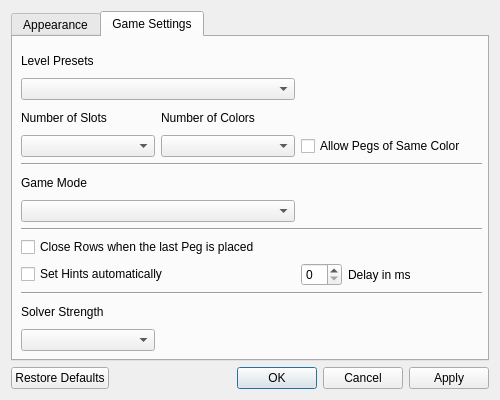
<?xml version="1.0" encoding="UTF-8"?>
<ui version="4.0">
 <class>PrefDialog</class>
 <widget class="QDialog" name="PrefDialog">
  <property name="windowModality">
   <enum>Qt::ApplicationModal</enum>
  </property>
  <property name="geometry">
   <rect>
    <x>0</x>
    <y>0</y>
    <width>500</width>
    <height>400</height>
   </rect>
  </property>
  <property name="windowTitle">
   <string>Preferences</string>
  </property>
  <property name="windowIcon">
   <iconset resource="resource.qrc">
    <normaloff>:/img/configure.png</normaloff>:/img/configure.png</iconset>
  </property>
  <property name="modal">
   <bool>true</bool>
  </property>
  <layout class="QVBoxLayout" name="verticalLayout_4">
   <item>
    <widget class="QTabWidget" name="mTabsWg">
     <property name="currentIndex">
      <number>1</number>
     </property>
     <widget class="QWidget" name="mAppearanceTab">
      <attribute name="title">
       <string>Appearance</string>
      </attribute>
      <widget class="QGroupBox" name="mControlsGb">
       <property name="geometry">
        <rect>
         <x>10</x>
         <y>10</y>
         <width>451</width>
         <height>118</height>
        </rect>
       </property>
       <property name="toolTip">
        <string/>
       </property>
       <property name="title">
        <string>Controls</string>
       </property>
       <layout class="QVBoxLayout" name="verticalLayout">
        <item>
         <widget class="QCheckBox" name="mMenuBarCb">
          <property name="sizePolicy">
           <sizepolicy hsizetype="Maximum" vsizetype="Fixed">
            <horstretch>0</horstretch>
            <verstretch>0</verstretch>
           </sizepolicy>
          </property>
          <property name="toolTip">
           <string>Show or hide the Menubar.</string>
          </property>
          <property name="text">
           <string>Show Menubar</string>
          </property>
         </widget>
        </item>
        <item>
         <widget class="QCheckBox" name="mToolBarCb">
          <property name="sizePolicy">
           <sizepolicy hsizetype="Maximum" vsizetype="Fixed">
            <horstretch>0</horstretch>
            <verstretch>0</verstretch>
           </sizepolicy>
          </property>
          <property name="toolTip">
           <string>Show or hide the Toolbar.</string>
          </property>
          <property name="text">
           <string>Show Toolbar</string>
          </property>
         </widget>
        </item>
        <item>
         <widget class="QCheckBox" name="mStatusBarCb">
          <property name="sizePolicy">
           <sizepolicy hsizetype="Maximum" vsizetype="Fixed">
            <horstretch>0</horstretch>
            <verstretch>0</verstretch>
           </sizepolicy>
          </property>
          <property name="toolTip">
           <string>Show or hide the Statusbar.</string>
          </property>
          <property name="text">
           <string>Show Statusbar</string>
          </property>
         </widget>
        </item>
       </layout>
      </widget>
      <widget class="QGroupBox" name="mIndicatorsGb">
       <property name="geometry">
        <rect>
         <x>10</x>
         <y>140</y>
         <width>451</width>
         <height>171</height>
        </rect>
       </property>
       <property name="title">
        <string>Indicators</string>
       </property>
       <layout class="QVBoxLayout" name="verticalLayout_2">
        <item>
         <widget class="QCheckBox" name="mShowIndicatorsCb">
          <property name="sizePolicy">
           <sizepolicy hsizetype="Maximum" vsizetype="Fixed">
            <horstretch>0</horstretch>
            <verstretch>0</verstretch>
           </sizepolicy>
          </property>
          <property name="toolTip">
           <string>If this option is checked, an indicator
inside each peg is displayed.</string>
          </property>
          <property name="text">
           <string>Show Indicators inside pegs</string>
          </property>
         </widget>
        </item>
        <item>
         <layout class="QVBoxLayout" name="verticalLayout_3">
          <property name="leftMargin">
           <number>30</number>
          </property>
          <item>
           <widget class="QRadioButton" name="mLettersRb">
            <property name="sizePolicy">
             <sizepolicy hsizetype="Maximum" vsizetype="Fixed">
              <horstretch>0</horstretch>
              <verstretch>0</verstretch>
             </sizepolicy>
            </property>
            <property name="toolTip">
             <string>Use unique letters as indicators.</string>
            </property>
            <property name="text">
             <string>Letter Indicators</string>
            </property>
           </widget>
          </item>
          <item>
           <widget class="QRadioButton" name="mNumbersRb">
            <property name="sizePolicy">
             <sizepolicy hsizetype="Maximum" vsizetype="Fixed">
              <horstretch>0</horstretch>
              <verstretch>0</verstretch>
             </sizepolicy>
            </property>
            <property name="toolTip">
             <string>Use unique numbers as indicators.</string>
            </property>
            <property name="text">
             <string>Number Indicators</string>
            </property>
           </widget>
          </item>
          <item>
           <widget class="QCheckBox" name="mHideColorsCb">
            <property name="sizePolicy">
             <sizepolicy hsizetype="Maximum" vsizetype="Fixed">
              <horstretch>0</horstretch>
              <verstretch>0</verstretch>
             </sizepolicy>
            </property>
            <property name="toolTip">
             <string>Use the same neutral background color for each peg,
when indicators are shown.</string>
            </property>
            <property name="text">
             <string>Hide Colors</string>
            </property>
           </widget>
          </item>
         </layout>
        </item>
        <item>
         <widget class="QPushButton" name="mResetColorOrderBtn">
          <property name="sizePolicy">
           <sizepolicy hsizetype="Maximum" vsizetype="Fixed">
            <horstretch>0</horstretch>
            <verstretch>0</verstretch>
           </sizepolicy>
          </property>
          <property name="toolTip">
           <string>Click here if you have changed the color order
and now you want to revert it to it's initial state. </string>
          </property>
          <property name="text">
           <string>Reset Color Order</string>
          </property>
         </widget>
        </item>
       </layout>
      </widget>
     </widget>
     <widget class="QWidget" name="mGameTab">
      <attribute name="title">
       <string>Game Settings</string>
      </attribute>
      <widget class="QWidget" name="">
       <property name="geometry">
        <rect>
         <x>8</x>
         <y>13</y>
         <width>461</width>
         <height>301</height>
        </rect>
       </property>
       <layout class="QGridLayout" name="gridLayout">
        <item row="0" column="0" colspan="2">
         <widget class="QLabel" name="mLevelPresetsLbl">
          <property name="text">
           <string>Level Presets</string>
          </property>
         </widget>
        </item>
        <item row="1" column="0" colspan="2">
         <widget class="QComboBox" name="mLevelPresetsCmb">
          <property name="toolTip">
           <string>Select from predefined combinations
of the three different level related settings,
the number of colors, the number of slots (columns)
and the possibility of pegs of the same color in one row. </string>
          </property>
         </widget>
        </item>
        <item row="2" column="0">
         <widget class="QLabel" name="mSlotCntLbl">
          <property name="text">
           <string>Number of Slots</string>
          </property>
         </widget>
        </item>
        <item row="2" column="1">
         <widget class="QLabel" name="mColorCntLbl">
          <property name="text">
           <string>Number of Colors</string>
          </property>
         </widget>
        </item>
        <item row="3" column="0">
         <widget class="QComboBox" name="mPegCntCmb">
          <property name="toolTip">
           <string>Number of pegs in a single row.
Higher values are harder to guess.</string>
          </property>
         </widget>
        </item>
        <item row="3" column="1">
         <widget class="QComboBox" name="mColorCntCmb">
          <property name="toolTip">
           <string>Number of all possible colors.
Higher values are harder to guess.</string>
          </property>
         </widget>
        </item>
        <item row="3" column="2" colspan="2">
         <widget class="QCheckBox" name="mSameColorsCb">
          <property name="toolTip">
           <string>If this option is checked, the hidden combination
may contain one or more (even all would be possible)
pegs of the same color.
If checked, the combination is generally harder to guess.</string>
          </property>
          <property name="text">
           <string>Allow Pegs of Same Color</string>
          </property>
         </widget>
        </item>
        <item row="4" column="0" colspan="4">
         <widget class="Line" name="line">
          <property name="orientation">
           <enum>Qt::Horizontal</enum>
          </property>
         </widget>
        </item>
        <item row="5" column="0" colspan="2">
         <widget class="QLabel" name="mGameModeLbl">
          <property name="text">
           <string>Game Mode</string>
          </property>
         </widget>
        </item>
        <item row="6" column="0" colspan="2">
         <widget class="QComboBox" name="mGameModeCmb">
          <property name="toolTip">
           <string>Select from the different game modes.
In the 1. mode you have to to guess the hidden,
computer generated combination,
In the 2. mode your computer will try to guess your
own secret combination.</string>
          </property>
         </widget>
        </item>
        <item row="7" column="0" colspan="4">
         <widget class="Line" name="line_2">
          <property name="orientation">
           <enum>Qt::Horizontal</enum>
          </property>
         </widget>
        </item>
        <item row="8" column="0" colspan="3">
         <widget class="QCheckBox" name="mAutoCloseCb">
          <property name="sizePolicy">
           <sizepolicy hsizetype="Maximum" vsizetype="Fixed">
            <horstretch>0</horstretch>
            <verstretch>0</verstretch>
           </sizepolicy>
          </property>
          <property name="toolTip">
           <string>If checked, a row is closed as soon as you place the last peg
and your guess is submitted immediatly.
This option only affects the Human vs. Computer game mode.</string>
          </property>
          <property name="text">
           <string>Close Rows when the last Peg is placed</string>
          </property>
         </widget>
        </item>
        <item row="9" column="0" colspan="2">
         <widget class="QCheckBox" name="mAutoHintsCb">
          <property name="sizePolicy">
           <sizepolicy hsizetype="Maximum" vsizetype="Fixed">
            <horstretch>0</horstretch>
            <verstretch>0</verstretch>
           </sizepolicy>
          </property>
          <property name="toolTip">
           <string>If checked, the computer will determine the corresponding hints for the solver's guess.
This option affects only Computer vs. Human games.
If checked, you only have to place your secret combination.
Then the rest of the game runs automatically until the end.
But you can set a delay between the guesses.</string>
          </property>
          <property name="text">
           <string>Set Hints automatically</string>
          </property>
         </widget>
        </item>
        <item row="9" column="2">
         <widget class="QSpinBox" name="mDelaySb">
          <property name="sizePolicy">
           <sizepolicy hsizetype="Maximum" vsizetype="Fixed">
            <horstretch>0</horstretch>
            <verstretch>0</verstretch>
           </sizepolicy>
          </property>
          <property name="toolTip">
           <string>Adjust the delay (in ms) between two guesses.</string>
          </property>
         </widget>
        </item>
        <item row="9" column="3">
         <widget class="QLabel" name="mDelayLbl">
          <property name="text">
           <string>Delay in ms</string>
          </property>
         </widget>
        </item>
        <item row="10" column="0" colspan="4">
         <widget class="Line" name="line_3">
          <property name="orientation">
           <enum>Qt::Horizontal</enum>
          </property>
         </widget>
        </item>
        <item row="11" column="0">
         <widget class="QLabel" name="mStrenghtLbl">
          <property name="text">
           <string>Solver Strength</string>
          </property>
         </widget>
        </item>
        <item row="12" column="0">
         <widget class="QComboBox" name="mStrengthCmb">
          <property name="toolTip">
           <string>Select from 3 different strength levels for your computer opponent.
This option only affects the Computer vs. Human game mode.
For the computer's guess in the Human vs. Computer mode
always the highest level will be used.</string>
          </property>
         </widget>
        </item>
       </layout>
      </widget>
     </widget>
    </widget>
   </item>
   <item>
    <widget class="QDialogButtonBox" name="mButtonBox">
     <property name="orientation">
      <enum>Qt::Horizontal</enum>
     </property>
     <property name="standardButtons">
      <set>QDialogButtonBox::Apply|QDialogButtonBox::Cancel|QDialogButtonBox::Ok|QDialogButtonBox::RestoreDefaults</set>
     </property>
    </widget>
   </item>
  </layout>
 </widget>
 <resources>
  <include location="resource.qrc"/>
 </resources>
 <connections/>
 <designerdata>
  <property name="gridDeltaX">
   <number>10</number>
  </property>
  <property name="gridDeltaY">
   <number>10</number>
  </property>
  <property name="gridSnapX">
   <bool>true</bool>
  </property>
  <property name="gridSnapY">
   <bool>true</bool>
  </property>
  <property name="gridVisible">
   <bool>true</bool>
  </property>
 </designerdata>
</ui>
